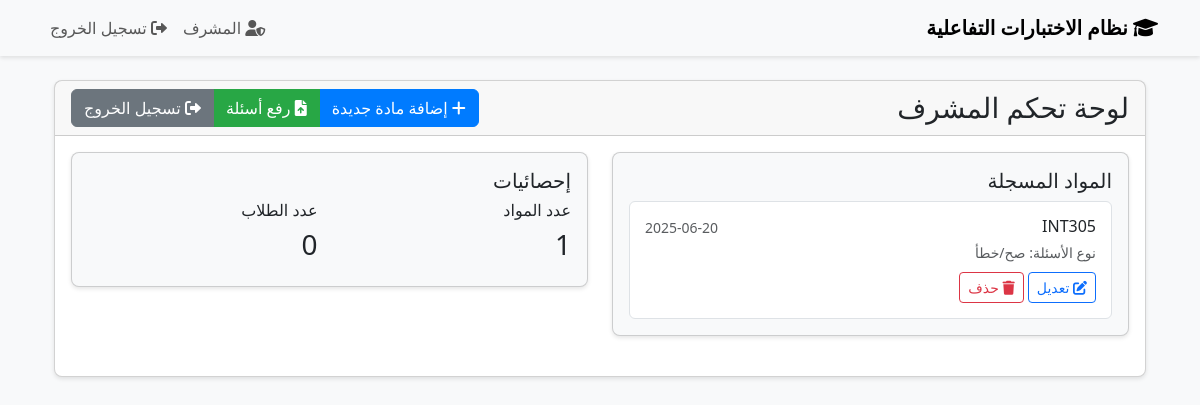
The page /admin (signed in) on the database its author committed.
### app.py (models this page shows)
class Course(db.Model):
    id = db.Column(db.Integer, primary_key=True)
    name = db.Column(db.String(100), nullable=False)
    pdf_file = db.Column(db.String(200), nullable=False)
    num_questions = db.Column(db.Integer, nullable=False)
    question_type = db.Column(db.String(20), nullable=False)
    language = db.Column(db.String(10), nullable=False)
    questions = db.Column(db.Text, nullable=True)  # Store questions as JSON string
    created_at = db.Column(db.DateTime, default=datetime.utcnow)
    updated_at = db.Column(db.DateTime, default=datetime.utcnow, onupdate=datetime.utcnow)

### app.py (the view)
@app.route('/admin')
@login_required
def admin():
    if not current_user.is_admin:
        return jsonify({'error': 'Unauthorized'}), 403
    courses = Course.query.all()
    students = User.query.filter_by(is_admin=False).all()
    return render_template('admin.html', courses=courses, students=students)

### app.py (called while the page is built)
@login_manager.user_loader
def load_user(user_id):
    return User.query.get(int(user_id))

### templates/admin.html (shortened to what this page needs)
{% extends "base.html" %}
{% block content %}
<div class="container mt-4">
    <div class="row">
        <div class="col-md-12">
            <div class="card">
                <div class="card-header d-flex justify-content-between align-items-center">
                    <h3 class="card-title mb-0">لوحة تحكم المشرف</h3>
                    <div class="btn-group">
                        <button type="button" class="btn btn-primary" data-bs-toggle="modal" data-bs-target="#addCourseModal">
                            <i class="fas fa-plus"></i> إضافة مادة جديدة
                        </button>
                        <button type="button" class="btn btn-success" data-bs-toggle="modal" data-bs-target="#uploadQuestionsModal">
                            <i class="fas fa-file-upload"></i> رفع أسئلة
                        </button>
                        <a href="{{ url_for('logout') }}" class="btn btn-secondary">
                            <i class="fas fa-sign-out-alt"></i> تسجيل الخروج
                        </a>
                    </div>
                </div>
                <div class="card-body">
                    <div class="row">
                        <div class="col-md-6">
                            <div class="card bg-light mb-4">
                                <div class="card-body">
                                    <h5 class="card-title">المواد المسجلة</h5>
                                    <div class="list-group">
                                        {% for course in courses %}
                                        <div class="list-group-item">
                                            <div class="d-flex w-100 justify-content-between">
                                                <h6 class="mb-1">{{ course.name }}</h6>
                                                <small class="text-muted">{{ course.created_at.strftime('%Y-%m-%d') }}</small>
                                            </div>
                                            <small class="text-muted">
                                                نوع الأسئلة:
                                                {% if course.question_type == 'mcq' %}
                                                    اختيار من متعدد
                                                {% else %}
                                                    صح/خطأ
                                                {% endif %}
                                            </small>
                                            <div class="mt-2">
                                                <button class="btn btn-sm btn-outline-primary" onclick="editCourse({{ course.id }})">
                                                    <i class="fas fa-edit"></i> تعديل
                                                </button>
                                                <button class="btn btn-sm btn-outline-danger" onclick="deleteCourse({{ course.id }})">
                                                    <i class="fas fa-trash"></i> حذف
                                                </button>
                                            </div>
                                        </div>
                                        {% endfor %}
                                    </div>
                                </div>
                            </div>
                        </div>
                        <div class="col-md-6">
                            <div class="card bg-light">
                                <div class="card-body">
                                    <h5 class="card-title">إحصائيات</h5>
                                    <div class="row">
                                        <div class="col-6">
                                            <div class="stat-box">
                                                <h6>عدد المواد</h6>
                                                <h3>{{ courses|length }}</h3>
                                            </div>
                                        </div>
                                        <div class="col-6">
                                            <div class="stat-box">
                                                <h6>عدد الطلاب</h6>
                                                <h3>{{ students|length }}</h3>
                                            </div>
                                        </div>
                                    </div>
                                </div>
                            </div>
                        </div>
                    </div>
                </div>
            </div>
        </div>
    </div>
</div>
{% endblock %}

### static/css/style.css (style rules this page uses)
body { background-color: #f8f9fa; font-family: 'Segoe UI', Tahoma, Geneva, Verdana, sans-serif; direction: rtl; }
.card { box-shadow: 0 2px 4px rgba(0,0,0,0.1); border-radius: 8px; margin-bottom: 20px; }
.btn-primary { background-color: #007bff; border-color: #007bff; }
.btn-success { background-color: #28a745; border-color: #28a745; }
.list-group-item { cursor: pointer; transition: all 0.3s ease; padding: 15px; }

### rows shown on the page
Course: name "INT305", created_at "2025-06-20", question_type "صح/خطأ"

### other values the page prints
{{ courses|length }} "1"
{{ students|length }} "0"
